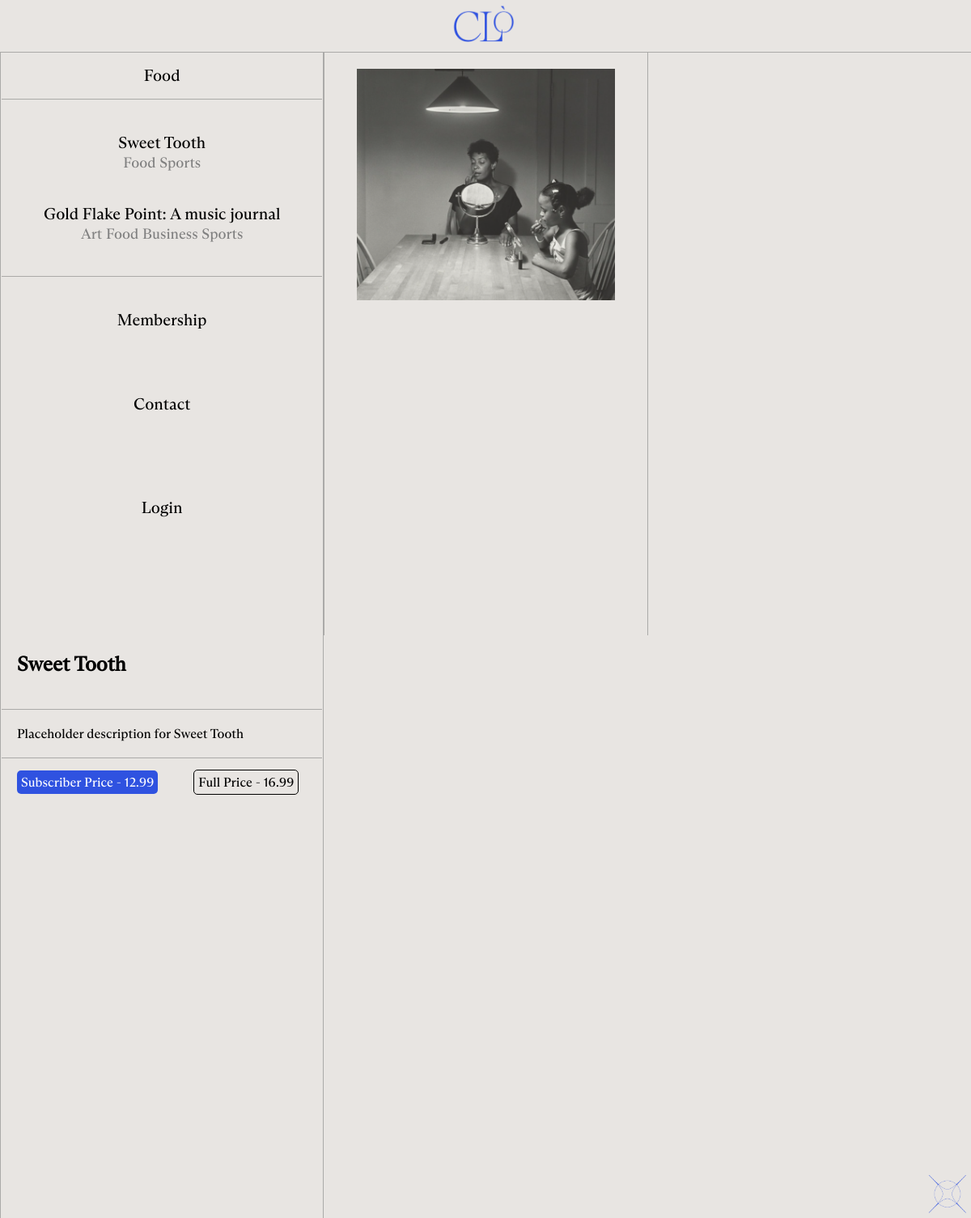
The app's page /category/food/ with its own data.
### magportal/models.py (models this page shows, shortened)
class Category(models.Model):
    CategoryID = models.AutoField(primary_key=True)
    Slug = models.SlugField(unique=True, null = True)
    Name = models.CharField(max_length=30)
    Mags = models.ManyToManyField('Magazine', blank = True)
    def __str__(self):
        return self.Name
    """To be added:
    Slug field for URLs
    """

class Magazine(models.Model):
    MagazineID = models.AutoField(primary_key=True)
    Slug = models.SlugField(unique=True, null=True)
    Name = models.CharField(max_length=50)
    Description = models.CharField(max_length=800)
    Image = models.ImageField(upload_to='magazine_images', blank=True)
    Date = models.DateField()
    URL = models.URLField(blank=True)
    Categories = models.ManyToManyField('Category', blank=True)
    Discount = models.CharField(unique=True, null=True, max_length=10)
    Price = models.DecimalField(max_digits=5, decimal_places=2)
    DiscountPrice = models.DecimalField(max_digits=5, decimal_places=2)
    """
    Stuff to be added:
    Issues class? (Many to one) - price, discountprice, discount code, image, url?

    """

### magportal/views.py (the view)
# urls.py: path('category/<slug:category_Name_Slug>/', views.browse_category, name='browse_category'),
def browse_category(request, category_Name_Slug):
    context_dict = {}
    try:
        cat = Category.objects.get(Slug = category_Name_Slug)
        magazine_list = cat.Mags.order_by('-Date')
        context_dict['results'] = magazine_list
        category_list = Category.objects.all()
        context_dict['cats'] = category_list
        context_dict['cat'] = cat
    except Category.DoesNotExist:
        return render(request, 'magportal/magazines.html')
    return render(request, 'magportal/magazines.html', context_dict)

### template/magportal/magazines.html (shortened to what this page needs)
{% extends 'magportal/base.html' %}
{% load static %}
{% block head_block %}
<link href="{% static '/css/mags.css' %}" rel="stylesheet">
{% endblock %}
{% block body_block %}
  <div class="nav-third third-div">
    <div class="dropdown">
      {% if cat %}
        <button onclick="myFunction()" class="dropbtn">{{cat}}</button>
      {% else %}
        <button onclick="myFunction()" class="dropbtn">Select Category</button>
      {% endif %}
    </div>
    <hr>
    <div class="mag-scroll">
    {% for result in results %}
      <a class="name" href="{{ result.URL }}" onmouseover = 'show("{{forloop.counter}}")'>{{ result.Name }}<br>
      {% for cat in result.Categories.all %}
        <span style="font-size: 18px; color: grey;">{{ cat }}</span>
      {% endfor %}
      </a>
    {% endfor %}
    </div>
    <hr>
    {% if user.is_authenticated %}
    <div class="dropdown">
      <span><a href="{% url 'magportal:membership' %}">Membership</a></span>
      <div class="dropdown-content">
        <a href="{% url 'magportal:edit_profile' user.get_username|slugify %}">My Profile</a>
        <a href="{% url 'magportal:view_profile' user.get_username|slugify %}">My Magazines</a>
      </div>
    </div>
    <a href="{% url 'magportal:logout' %}" class="login-btn">Logout</a>
    {% else %}
    <div class="dropdown">
      <span><a href="{% url 'magportal:login' %}">Membership</a></span>
    </div>
    <a href="{% url 'magportal:contact' %}">Contact</a><br>
    <a href="{% url 'magportal:login' %}">Login</a>
    {% endif %}
  </div>
  <div class="third-div" style="position: relative">
    {% for result in results %}
      <img class="mag-img" src="{{ result.Image.url }}" id="img{{forloop.counter}}"/>
    {% endfor %}
  </div>
    <div class="third-div">
    {% for result in results %}
      <span id="desc{{forloop.counter}}" class="mag-desc">
        <h1>{{result.Name}}</h1>
        <br>
        <hr>
        <p>{{result.Description}}</p>
        <hr>
        <br>
        <a href="#" class="blu-btn">Subscriber Price - {{result.DiscountPrice}}</a>
        <a href="#" class="clear-btn"> Full Price - {{result.Price}}</a>
        <br>
        <br>
        <br>
      </span>
    {% endfor %}
    </div>
{% endblock %}

### static/css/base.css (style rules this page uses)
body { background-color: #E8E5E2; padding:0; margin:0; }
html { height: 100%; font-family: ABCArizona; }
.third-div { width:33.2%; min-height: 100%; height: fit-content; border-left: 1px solid #abaaa8; border-right: 1px solid #abaaa8; float: left; }
.nav-third { font-size: 20px; text-align: center; }
.nav-third a { margin: 40px; display: block; text-decoration: none; color: black; }
hr { border: 0; height: 1px; background-color: #abaaa8; margin: 1px; }
.blu-btn { background-color: #2F52E0; color: white; border-radius: 5px; border: 0px; margin: 20px; padding: 5px; text-decoration: none; cursor: pointer; }
.dropdown { position: relative; display: inline-block; width: 100%; }

### static/css/mags.css (style rules this page uses)
.dropbtn { padding: 16px; font-size: 20px; border: none; cursor: pointer; background-color: transparent; font-family:ABCArizona; }
.mag-img { max-width: 80%; display: none; margin: auto; padding-top: 20px; }
.mag-desc { display: none; }
.mag-desc h1 { font-size: 25px; margin: 20px; }
.mag-desc p { margin: 20px; }
.clear-btn { color: black; border-radius: 5px; border: 1px solid black; margin: 20px; padding: 5px; text-decoration: none; }
.mag-scroll { overflow-y: auto; max-height: 40vh; height: fit-content; }

### records on screen
Category: Name "Food"
Magazine: Name "Sweet Tooth", Image (picture), Description "Placeholder description for Sweet Tooth", DiscountPrice "12.99", Price "16.99"
Category: Name "Sports"
Magazine: Name "Gold Flake Point: A music journal"
Category: Name "Art"
Category: Name "Business"
